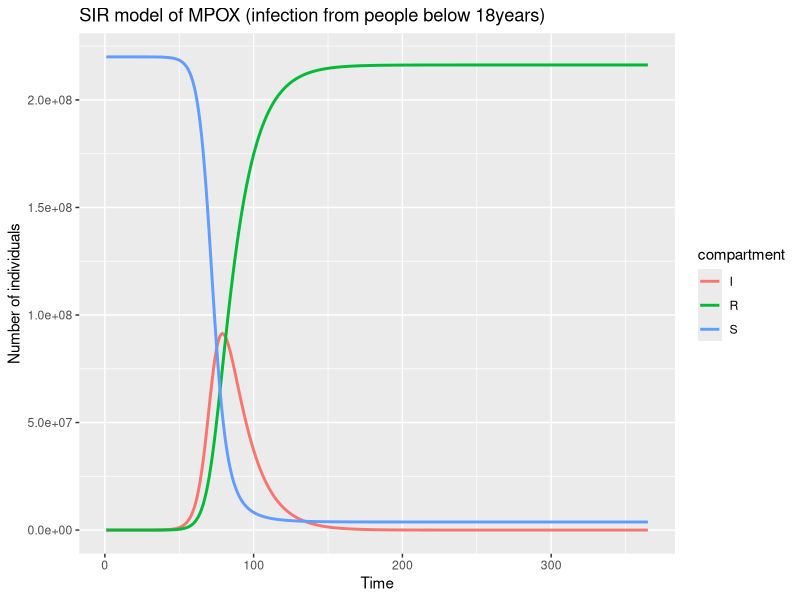
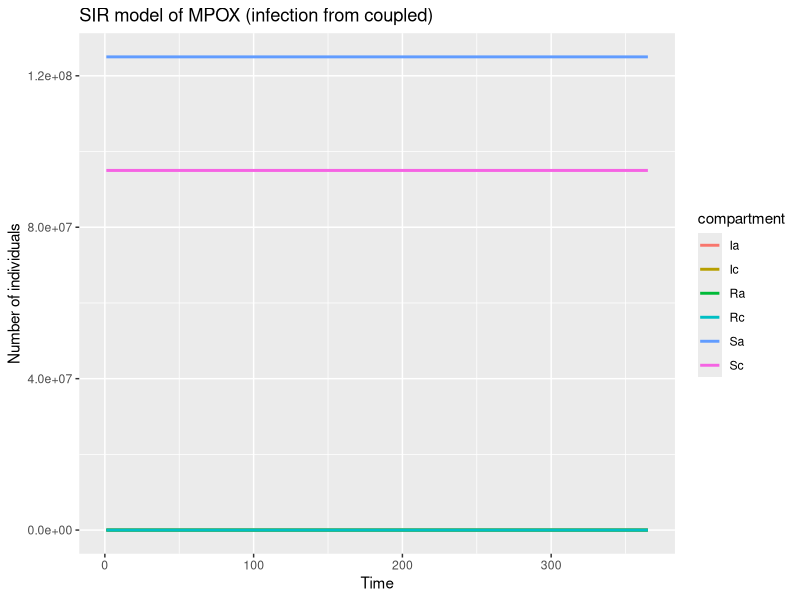
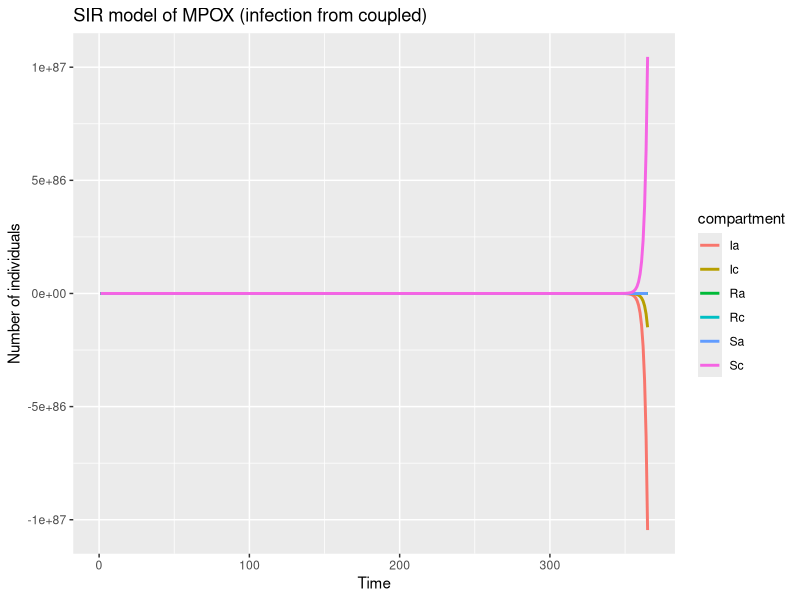
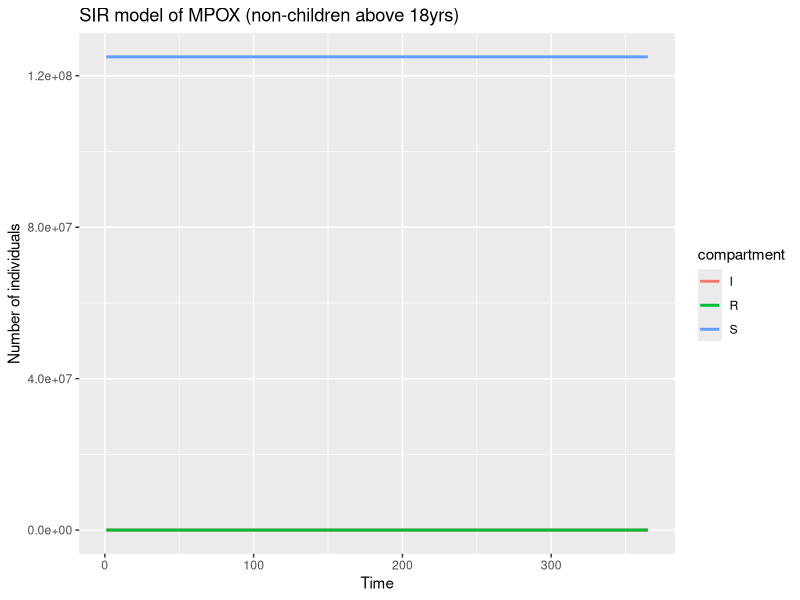
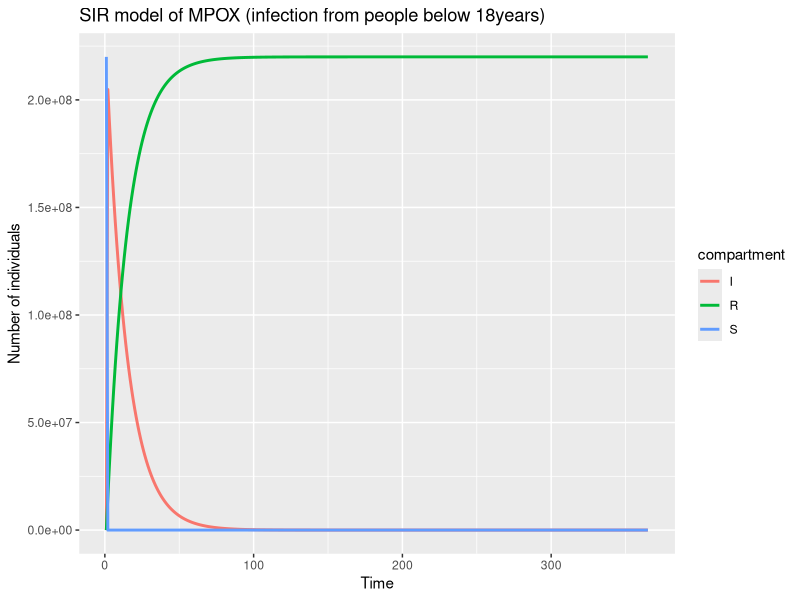
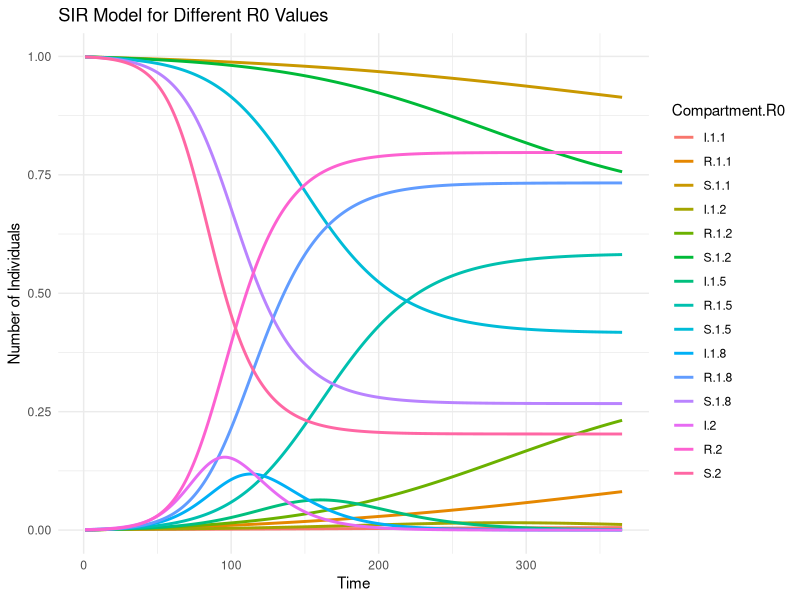
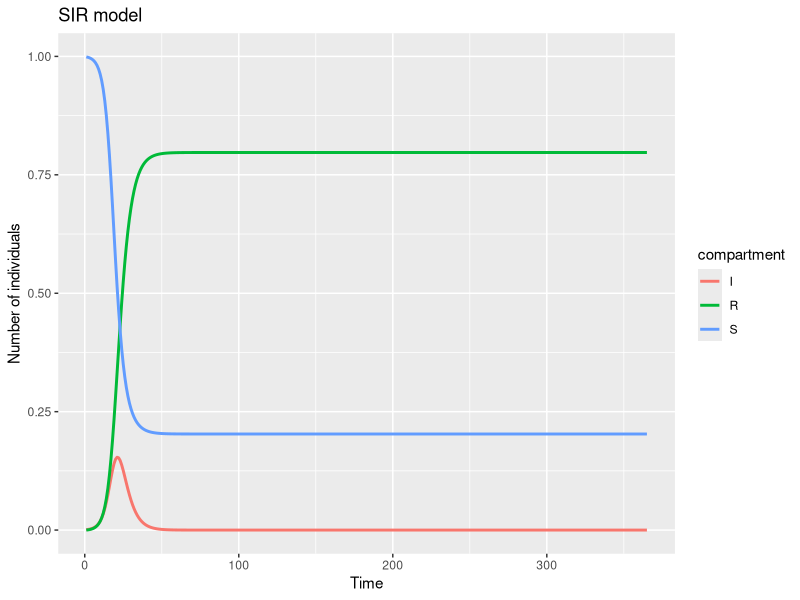
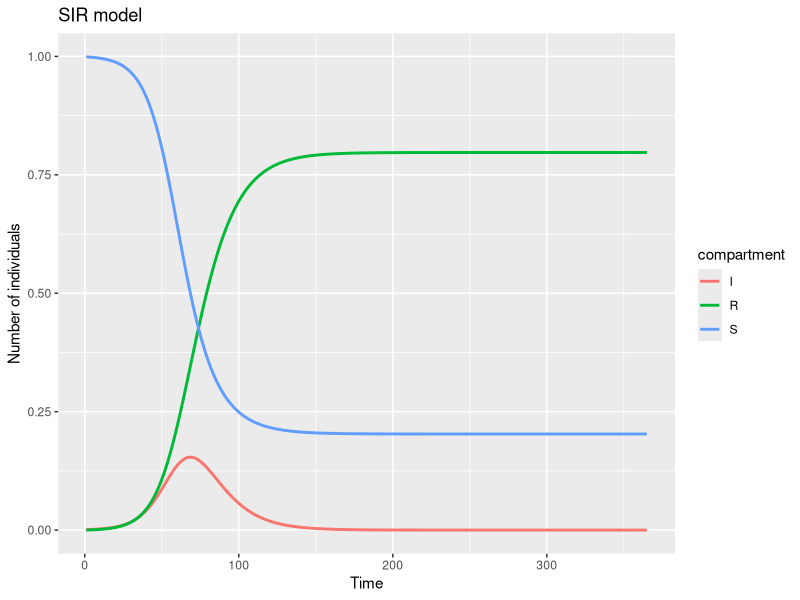

R code for these plots, in order:
## ---- chunk 1
knitr::opts_chunk$set(
  echo = FALSE,
  warning = FALSE,
  message = FALSE
)
## ---- chunk 2
knitr::opts_chunk$set(
  echo = FALSE,
  warning = FALSE,
  message = FALSE
)


sir_model_u <- function(t, y, parms) {
  with(as.list(c(y, parms)), {
    dS <- -(beta_a) * S * I
    dI <- (beta_a) * S * I - gamma * I
    dR <- gamma * I
    return(list(c(dS, dI, dR)))
  })
}


# 2. Define the parameter 

# Using Nigeria
N  <- 220000000
N1 <- 95000000 # 45% of 220million are under 18years (Nigeria)
N2 <- 125000000 # 55% of 220million are above 18years (Nigeria)

I0 <- 20

# Initial conditions for S, I, R
inits <- c(S = N - I0, I = I0, R = 0)

R0 <- 1.5

# The infectious period is the average duration for which an individual remains infectious.
infectious_period <- 14
# Remember gamma = 1/ infectious_period as discussed in the slides
gamma <- 1/infectious_period 

# The define beta, we will use the relation R0 = beta / gamma  because it is easier to interpret, that is, given an R0 and infectious period, we can calculate the corresponding beta value.
# beta is not directly interpretable because it is a composite of a number of factors.
beta <- R0 * gamma/N

beta1 <- R0 * gamma/N #transmission rate for  direct and airborne contact
beta2 <- R0 * gamma/N2 #transmission rate for sexual contact




beta_a = beta1 + beta2

# beta_a=0.7
# bata=0.5
# The parameters
params <- c(
  beta = beta1,
  gamma = gamma
)

#3. Define the initial conditions


# Initial conditions for S, I, R

# 4. Define the time points to return results
dt <- 1:365

#5. Solve the model
# Load the necessary libraries
library(deSolve)
# Solve the model
results <- deSolve::lsoda(
  y = inits,
  times = dt,
  func = sir_model_u,
  parms = params
)

#6. Manipulate and interpret the results
# Make it a data.frame
results <- as.data.frame(results)
head(results)

### Plotting the results

# Load the necessary libraries
library(ggplot2)
library(tidyr)
# Create data for ggplot2 by reshaping
results_long <- results |>
  pivot_longer(
    cols = c(2:4),
    names_to = "compartment",
    values_to = "value"
  )

sir_plot1 <- ggplot(
  data = results_long,
  aes(
    x = time,
    y = value,
    color = compartment
  )
  ) +
  geom_line(linewidth = 1) +
  labs(
    title = "SIR model of MPOX (infection from people below 18years)",
    x = "Time",
    y = "Number of individuals"
  )
plot(sir_plot1)
## ---- chunk 3
knitr::opts_chunk$set(
  echo = FALSE,
  warning = FALSE,
  message = FALSE
)



sir_model_c <- function(t, y, parms) {
  with(as.list(c(y, parms)), {
    dSa <- (-(beta_a) * Sa * (Ia+Ic)/N2)
    dIa <- (beta_a) * Sa * (Ia+Ic)/N2  - gamma * (Ia)
    dRa <- gamma * Ia
    dSc <- -beta * Sc * (Ic+Ia)/N1
    dIc <- beta * Sc *(Ic+Ia)/N1 - gamma *(Ic)
    dRc <- gamma *(Ic)
    return(list(c(dSa, dSc, dIa, dIc, dRa, dRc)))
  })
}


I0 <- 20

Ia0=I0
Ic0=I0

# test=2*(beta_a) * (N2-20) * I0/N2 -gamma * (I0)

# 2. Define the parameter 

# Using Nigeria
N  <- 220000000
N1 <- 95000000 # 45% of 220million are under 18years (Nigeria)
N2 <- 125000000 # 55% of 220million are above 18years (Nigeria)

# Initial conditions for S, I, R
# inits <- c(S = N2 - I0, I = I0, R = 0)
inits <- c(Sa = N2 - Ia0, Ia = Ia0, Ra = 0, Sc = N1 - Ic0, Ic = Ic0, Rc = 0)

# R0 <- 1.5
# beta <- R0 * gamma/N

# beta1 <- R0 * gamma/N #transmission rate for  direct and airborne contact
# beta2 <- R0 * gamma/N2 #transmission rate for sexual contact

# beta_a = beta1 + beta2

beta = 0.5
beta_a = 0.9
gamma = 0.1

# The parameters
params <- c(
  beta = beta,
 beta_a = beta_a,
  gamma = gamma
)

# 4. Define the time points to return results
dt <- 1:365

#5. Solve the model
# Load the necessary libraries
library(deSolve)
# Solve the model
results <- deSolve::lsoda(
  y = inits,
  times = dt,
  func = sir_model_c,
  parms = params
)

#6. Manipulate and interpret the results
# Make it a data.frame
results <- as.data.frame(results)
head(results)

### Plotting the results

# Load the necessary libraries
library(ggplot2)
library(tidyr)
# Create data for ggplot2 by reshaping
results_long <- results |>
  pivot_longer(
    cols = c(2:7),
    names_to = "compartment",
    values_to = "value"
  )

sir_plot1 <- ggplot(
  data = results_long,
  aes(
    x = time,
    y = value,
    color = compartment
  )
  ) +
  geom_line(linewidth = 1) +
  labs(
    title = "SIR model of MPOX (infection from coupled)",
    x = "Time",
    y = "Number of individuals"
  )
plot(sir_plot1)
## ---- chunk 4
knitr::opts_chunk$set(
  echo = FALSE,
  warning = FALSE,
  message = FALSE
)

# # 1. Define the SIR model
# sir_model <- function(t, y, parms) {
#   with(as.list(c(y, parms)), {
#     dS <- -beta * S * I
#     dI <- beta * S * I - gamma * I
#     dR <- gamma * I
#     return(list(c(dS, dI, dR)))
#   })
# }
# 
# 
# sir_model_a <- function(t, y, parms) {
#   with(as.list(c(y, parms)), {
#     dS <- -(beta_a) * S * I
#     dI <- (beta_a) * S * I - gamma * I
#     dR <- gamma * I
#     return(list(c(dS, dI, dR)))
#   })
# }
# 
# sir_model_c <- function(t, y, parms) {
#   with(as.list(c(y, parms)), {
#     dSa <- -(beta_a) * Sa * (Ia+Ic)/125000000
#     dIa <- (beta_a) * Sa * (Ia+Ic)/125000000  -gamma * (Ia)
#     dRa <- gamma * Ia
#     dSc <- -beta * Sc * (Ic+Ia)/95000000
#     dIc <- beta * Sc *(Ic+Ia)/95000000 - gamma *(Ic)
#     dRc <- gamma *(Ic)
#     return(list(c(dSa, dSc, dIa, dIc, dRa, dRc)))
#   })
# }

sir_model_c <- function(t, y, parms) {
  with(as.list(c(y, parms)), {
    dSa <- -(beta_a) * Sa
    dIa <- (beta_a) * Sa  - gamma
    dRa <- gamma * Ia
    dSc <- -beta * Sc 
    dIc <- beta * Sc - gamma
    dRc <- gamma
    return(list(c(dSa, dSc, dIa, dIc, dRa, dRc)))
  })
}


I0 <- 20

Ia0=I0
Ic0=I0

# test=2*(beta_a) * (N2-20) * I0/N2 -gamma * (I0)

# 2. Define the parameter 

# Using Nigeria
N  <- 220000000
N1 <- 95000000 # 45% of 220million are under 18years (Nigeria)
N2 <- 125000000 # 55% of 220million are above 18years (Nigeria)

# Initial conditions for S, I, R
# inits <- c(S = N2 - I0, I = I0, R = 0)
inits <- c(Sa = N2 - Ia0, Ia = Ia0, Ra = 0, Sc = N1 - Ic0, Ic = Ic0, Rc = 0)

R0 <- 1.5

# The infectious period is the average duration for which an individual remains infectious.
infectious_period <- 14
# Remember gamma = 1/ infectious_period as discussed in the slides
gamma <- 1/infectious_period 

# The define beta, we will use the relation R0 = beta / gamma  because it is easier to interpret, that is, given an R0 and infectious period, we can calculate the corresponding beta value.
# beta is not directly interpretable because it is a composite of a number of factors.
# beta <- R0 * gamma/N
# 
# beta1 <- R0 * gamma/N #transmission rate for  direct and airborne contact
# beta2 <- R0 * gamma/N2 #transmission rate for sexual contact
# 
# beta_a = beta1 + beta2
# beta = beta1

beta = 0.5
beta_a = 0.7
# The parameters
params <- c(
  beta = beta,
 beta_a = beta_a,
  gamma = gamma
)

#3. Define the initial conditions


# Initial conditions for S, I, R

# 4. Define the time points to return results
dt <- 1:365

#5. Solve the model
# Load the necessary libraries
library(deSolve)
# Solve the model
results <- deSolve::lsoda(
  y = inits,
  times = dt,
  func = sir_model_c,
  parms = params
)

#6. Manipulate and interpret the results
# Make it a data.frame
results <- as.data.frame(results)
head(results)

### Plotting the results

# Load the necessary libraries
library(ggplot2)
library(tidyr)
# Create data for ggplot2 by reshaping
results_long <- results |>
  pivot_longer(
    cols = c(2:7),
    names_to = "compartment",
    values_to = "value"
  )

sir_plot1 <- ggplot(
  data = results_long,
  aes(
    x = time,
    y = value,
    color = compartment
  )
  ) +
  geom_line(linewidth = 1) +
  labs(
    title = "SIR model of MPOX (infection from coupled)",
    x = "Time",
    y = "Number of individuals"
  )
plot(sir_plot1)
## ---- chunk 5
knitr::opts_chunk$set(
  echo = FALSE,
  warning = FALSE,
  message = FALSE
)

# 1. Define the SIR model
sir_model <- function(t, y, parms) {
  with(as.list(c(y, parms)), {
    dS <- -beta * S * I
    dI <- beta * S * I - gamma * I
    dR <- gamma * I
    return(list(c(dS, dI, dR)))
  })
}

# 2. Define the parameter 

R0 <- 1.5

# The infectious period is the average duration for which an individual remains infectious.
infectious_period <- 14
# Remember gamma = 1/ infectious_period as discussed in the slides
gamma <- 1/infectious_period 

# The define beta, we will use the relation R0 = beta / gamma  because it is easier to interpret, that is, given an R0 and infectious period, we can calculate the corresponding beta value.
# beta is not directly interpretable because it is a composite of a number of factors.
beta <- R0 * gamma/N

# The parameters
params <- c(
  beta = beta,
  gamma = gamma
)

#3. Define the initial conditions
N  <- 125000000
I0 <- 20

# Initial conditions for S, I, R
inits <- c(S = N - I0, I = I0, R = 0)

# Initial conditions for S, I, R

# 4. Define the time points to return results
dt <- 1:365

#5. Solve the model
# Load the necessary libraries
library(deSolve)
# Solve the model
results <- deSolve::lsoda(
  y = inits,
  times = dt,
  func = sir_model,
  parms = params
)

#6. Manipulate and interpret the results
# Make it a data.frame
results <- as.data.frame(results)
head(results)

### Plotting the results

# Load the necessary libraries
library(ggplot2)
library(tidyr)
# Create data for ggplot2 by reshaping
results_long <- results |>
  pivot_longer(
    cols = c(2:4),
    names_to = "compartment",
    values_to = "value"
  )

sir_plot1 <- ggplot(
  data = results_long,
  aes(
    x = time,
    y = value,
    color = compartment
  )
  ) +
  geom_line(linewidth = 1) +
  labs(
    title = "SIR model of MPOX (non-children above 18yrs)",
    x = "Time",
    y = "Number of individuals"
  )
plot(sir_plot1)
## ---- chunk 6
knitr::opts_chunk$set(
  echo = FALSE,
  warning = FALSE,
  message = FALSE
)

# 1. Define the SIR model
# sir_model <- function(t, y, parms) {
#   with(as.list(c(y, parms)), {
#     dS <- -beta * S * I
#     dI <- beta * S * I - gamma * I
#     dR <- gamma * I
#     return(list(c(dS, dI, dR)))
#   })
# }


sir_model_u <- function(t, y, parms) {
  with(as.list(c(y, parms)), {
    dS <- -(beta_a) * S * I
    dI <- (beta_a) * S * I - gamma * I
    dR <- gamma * I
    return(list(c(dS, dI, dR)))
  })
}

# sir_model_a <- function(t, y, parms) {
#   with(as.list(c(y, parms)), {
#     dS <- -(beta_a) * S * I
#     dI <- (beta_a) * S * I - gamma * I
#     dR <- gamma * I
#     return(list(c(dS, dI, dR)))
#   })
# }


# 2. Define the parameter 

# Using Nigeria
N  <- 220000000
N1 <- 95000000 # 45% of 220million are under 18years (Nigeria)
N2 <- 125000000 # 55% of 220million are above 18years (Nigeria)

# Initial conditions for S, I, R
inits <- c(S = N - I0, I = I0, R = 0)

R0 <- 1.5

# The infectious period is the average duration for which an individual remains infectious.
infectious_period <- 14
# Remember gamma = 1/ infectious_period as discussed in the slides
gamma <- 1/infectious_period 

# The define beta, we will use the relation R0 = beta / gamma  because it is easier to interpret, that is, given an R0 and infectious period, we can calculate the corresponding beta value.
# beta is not directly interpretable because it is a composite of a number of factors.
beta <- R0 * gamma/N

beta1 <- R0 * gamma/N #transmission rate for  direct and airborne contact
beta2 <- R0 * gamma/N2 #transmission rate for sexual contact




beta_a = beta1 + beta2

beta_a=0.7
bata=0.5
# The parameters
params <- c(
  beta = beta1,
  gamma = gamma
)

#3. Define the initial conditions



I0 <- 20
# Initial conditions for S, I, R

# 4. Define the time points to return results
dt <- 1:365

#5. Solve the model
# Load the necessary libraries
library(deSolve)
# Solve the model
results <- deSolve::lsoda(
  y = inits,
  times = dt,
  func = sir_model_u,
  parms = params
)

#6. Manipulate and interpret the results
# Make it a data.frame
results <- as.data.frame(results)
head(results)

### Plotting the results

# Load the necessary libraries
library(ggplot2)
library(tidyr)
# Create data for ggplot2 by reshaping
results_long <- results |>
  pivot_longer(
    cols = c(2:4),
    names_to = "compartment",
    values_to = "value"
  )

sir_plot1 <- ggplot(
  data = results_long,
  aes(
    x = time,
    y = value,
    color = compartment
  )
  ) +
  geom_line(linewidth = 1) +
  labs(
    title = "SIR model of MPOX (infection from people below 18years)",
    x = "Time",
    y = "Number of individuals"
  )
plot(sir_plot1)
## ---- chunk 7
knitr::opts_chunk$set(
  echo = FALSE,
  warning = FALSE,
  message = FALSE
)

# 1. Define the SIR model
sir_model <- function(t, y, parms) {
  with(as.list(c(y, parms)), {
    dS <- -beta * S * I
    dI <- beta * S * I - gamma * I
    dR <- gamma * I
    return(list(c(dS, dI, dR)))
  })
}

# 2. Define the parameter 

# List of R0 values to simulate
R0_values <- c(1.1, 1.2, 1.5, 1.8, 2)

# The infectious period is the average duration for which an individual remains infectious.
infectious_period <- 14
gamma <- 1 / infectious_period

# 3. Define the initial conditions
N  <- 1
I0 <- 0.001
S0 <- N - I0
R0_init <- 0
inits <- c(S = S0, I = I0, R = R0_init)

# 4. Define the time points to return results
dt <- 1:365

# Load the necessary libraries
library(deSolve)
library(ggplot2)
library(tidyr)

# 5. Solve the model for each R0 and store the results
results_list <- lapply(R0_values, function(R0) {
  beta <- R0 * gamma
  params <- c(beta = beta, gamma = gamma)
  results <- deSolve::lsoda(y = inits, times = dt, func = sir_model, parms = params)
  results <- as.data.frame(results)
  results$R0 <- R0
  return(results)
})

# Combine all results into one data frame
all_results <- do.call(rbind, results_list)

# 6. Manipulate and interpret the results
# Create data for ggplot2 by reshaping
results_long <- all_results |>
  pivot_longer(
    cols = c(S, I, R),
    names_to = "compartment",
    values_to = "value"
  )

# Plot the results
sir_plot2 <- ggplot(
  data = results_long,
  aes(
    x = time,
    y = value,
    color = interaction(compartment, R0),
    group = interaction(compartment, R0)
  )
) +
  geom_line(linewidth = 1) +
  labs(
    title = "SIR Model for Different R0 Values",
    x = "Time",
    y = "Number of Individuals",
    color = "Compartment.R0"
  ) +
  theme_minimal()

# Display the plot
print(sir_plot2)
## ---- chunk 8
knitr::opts_chunk$set(
  echo = FALSE,
  warning = FALSE,
  message = FALSE
)

# 1. Define the SIR model
sir_model <- function(t, y, parms) {
  with(as.list(c(y, parms)), {
    dS <- -beta * S * I
    dI <- beta * S * I - gamma * I
    dR <- gamma * I
    return(list(c(dS, dI, dR)))
  })
}

# 2. Define the parameter 

R0 <- 2

# The infectious period is the average duration for which an individual remains infectious.
infectious_period <- 3
# Remember gamma = 1/ infectious_period as discussed in the slides
gamma <- 1/infectious_period 

# The define beta, we will use the relation R0 = beta / gamma  because it is easier to interpret, that is, given an R0 and infectious period, we can calculate the corresponding beta value.
# beta is not directly interpretable because it is a composite of a number of factors.
beta <- R0 * gamma

# The parameters
params <- c(
  beta = beta,
  gamma = gamma
)

#3. Define the initial conditions
N  <- 1
I0 <- 0.01
# Initial conditions for S, I, R

# 4. Define the time points to return results
dt <- 1:365

#5. Solve the model
# Load the necessary libraries
library(deSolve)
# Solve the model
results <- deSolve::lsoda(
  y = inits,
  times = dt,
  func = sir_model,
  parms = params
)

#6. Manipulate and interpret the results
# Make it a data.frame
results <- as.data.frame(results)
head(results)

### Plotting the results

# Load the necessary libraries
library(ggplot2)
library(tidyr)
# Create data for ggplot2 by reshaping
results_long <- results |>
  pivot_longer(
    cols = c(2:4),
    names_to = "compartment",
    values_to = "value"
  )

sir_plot3 <- ggplot(
  data = results_long,
  aes(
    x = time,
    y = value,
    color = compartment
  )
  ) +
  geom_line(linewidth = 1) +
  labs(
    title = "SIR model",
    x = "Time",
    y = "Number of individuals"
  )
plot(sir_plot3)
## ---- chunk 9
knitr::opts_chunk$set(
  echo = FALSE,
  warning = FALSE,
  message = FALSE
)

# 1. Define the SIR model
sir_model <- function(t, y, parms) {
  with(as.list(c(y, parms)), {
    dS <- -beta * S * I
    dI <- beta * S * I - gamma * I
    dR <- gamma * I
    return(list(c(dS, dI, dR)))
  })
}

# 2. Define the parameter 

R0 <- 2

# The infectious period is the average duration for which an individual remains infectious.
infectious_period <- 10
# Remember gamma = 1/ infectious_period as discussed in the slides
gamma <- 1/infectious_period 

# The define beta, we will use the relation R0 = beta / gamma  because it is easier to interpret, that is, given an R0 and infectious period, we can calculate the corresponding beta value.
# beta is not directly interpretable because it is a composite of a number of factors.
beta <- R0 * gamma

# The parameters
params <- c(
  beta = beta,
  gamma = gamma
)

#3. Define the initial conditions
N  <- 1
I0 <- 0.01
# Initial conditions for S, I, R

# 4. Define the time points to return results
dt <- 1:365

#5. Solve the model
# Load the necessary libraries
library(deSolve)
# Solve the model
results <- deSolve::lsoda(
  y = inits,
  times = dt,
  func = sir_model,
  parms = params
)

#6. Manipulate and interpret the results
# Make it a data.frame
results <- as.data.frame(results)
head(results)

### Plotting the results

# Load the necessary libraries
library(ggplot2)
library(tidyr)
# Create data for ggplot2 by reshaping
results_long <- results |>
  pivot_longer(
    cols = c(2:4),
    names_to = "compartment",
    values_to = "value"
  )

sir_plot4 <- ggplot(
  data = results_long,
  aes(
    x = time,
    y = value,
    color = compartment
  )
  ) +
  geom_line(linewidth = 1) +
  labs(
    title = "SIR model",
    x = "Time",
    y = "Number of individuals"
  )
plot(sir_plot4)
## ---- chunk 10
knitr::opts_chunk$set(
  echo = FALSE,
  warning = FALSE,
  message = FALSE
)

# 1. Define the SIR model
sir_model <- function(t, y, parms) {
  with(as.list(c(y, parms)), {
    dS <- -beta * S * I
    dI <- beta * S * I - gamma * I
    dR <- gamma * I
    return(list(c(dS, dI, dR)))
  })
}

# 2. Define the parameter 

R0 <- 5

# The infectious period is the average duration for which an individual remains infectious.
infectious_period <- 14
# Remember gamma = 1/ infectious_period as discussed in the slides
gamma <- 1/infectious_period 

# The define beta, we will use the relation R0 = beta / gamma  because it is easier to interpret, that is, given an R0 and infectious period, we can calculate the corresponding beta value.
# beta is not directly interpretable because it is a composite of a number of factors.
beta <- R0 * gamma

# The parameters
params <- c(
  beta = beta,
  gamma = gamma
)

#3. Define the initial conditions
N  <- 1
I0 <- 0.01
# Initial conditions for S, I, R

# 4. Define the time points to return results
dt <- 1:365

#5. Solve the model
# Load the necessary libraries
library(deSolve)
# Solve the model
results <- deSolve::lsoda(
  y = inits,
  times = dt,
  func = sir_model,
  parms = params
)

#6. Manipulate and interpret the results
# Make it a data.frame
results <- as.data.frame(results)
head(results)

### Plotting the results

# Load the necessary libraries
library(ggplot2)
library(tidyr)
# Create data for ggplot2 by reshaping
results_long <- results |>
  pivot_longer(
    cols = c(2:4),
    names_to = "compartment",
    values_to = "value"
  )

sir_plot5 <- ggplot(
  data = results_long,
  aes(
    x = time,
    y = value,
    color = compartment
  )
  ) +
  geom_line(linewidth = 1) +
  labs(
    title = "SIR model",
    x = "Time",
    y = "Number of individuals"
  )
plot(sir_plot5)
## ---- chunk 11
knitr::opts_chunk$set(
  echo = FALSE,
  warning = FALSE,
  message = FALSE
)

# 1. Define the SIR model
sir_model <- function(t, y, parms) {
  with(as.list(c(y, parms)), {
    dS <- -beta * S * I
    dI <- beta * S * I - gamma * I
    dR <- gamma * I
    return(list(c(dS, dI, dR)))
  })
}

# 2. Define the parameter 

R0 <- 1

# The infectious period is the average duration for which an individual remains infectious.
infectious_period <- 14
# Remember gamma = 1/ infectious_period as discussed in the slides
gamma <- 1/infectious_period 

# The define beta, we will use the relation R0 = beta / gamma  because it is easier to interpret, that is, given an R0 and infectious period, we can calculate the corresponding beta value.
# beta is not directly interpretable because it is a composite of a number of factors.
beta <- R0 * gamma

# The parameters
params <- c(
  beta = beta,
  gamma = gamma
)

#3. Define the initial conditions
N  <- 1
I0 <- 0.01
# Initial conditions for S, I, R

# 4. Define the time points to return results
dt <- 1:365

#5. Solve the model
# Load the necessary libraries
library(deSolve)
# Solve the model
results <- deSolve::lsoda(
  y = inits,
  times = dt,
  func = sir_model,
  parms = params
)

#6. Manipulate and interpret the results
# Make it a data.frame
results <- as.data.frame(results)
head(results)

### Plotting the results

# Load the necessary libraries
library(ggplot2)
library(tidyr)
# Create data for ggplot2 by reshaping
results_long <- results |>
  pivot_longer(
    cols = c(2:4),
    names_to = "compartment",
    values_to = "value"
  )

sir_plot6 <- ggplot(
  data = results_long,
  aes(
    x = time,
    y = value,
    color = compartment
  )
  ) +
  geom_line(linewidth = 1) +
  labs(
    title = "SIR model",
    x = "Time",
    y = "Number of individuals"
  )
plot(sir_plot6)
## ---- chunk 12
plot(sir_plot1)
## ---- chunk 13
plot(sir_plot1)
## ---- chunk 14
plot(sir_plot2)
## ---- chunk 15
plot(sir_plot3)
## ---- chunk 16
plot(sir_plot4)
## ---- chunk 17
plot(sir_plot5)
## ---- chunk 18
plot(sir_plot6)
